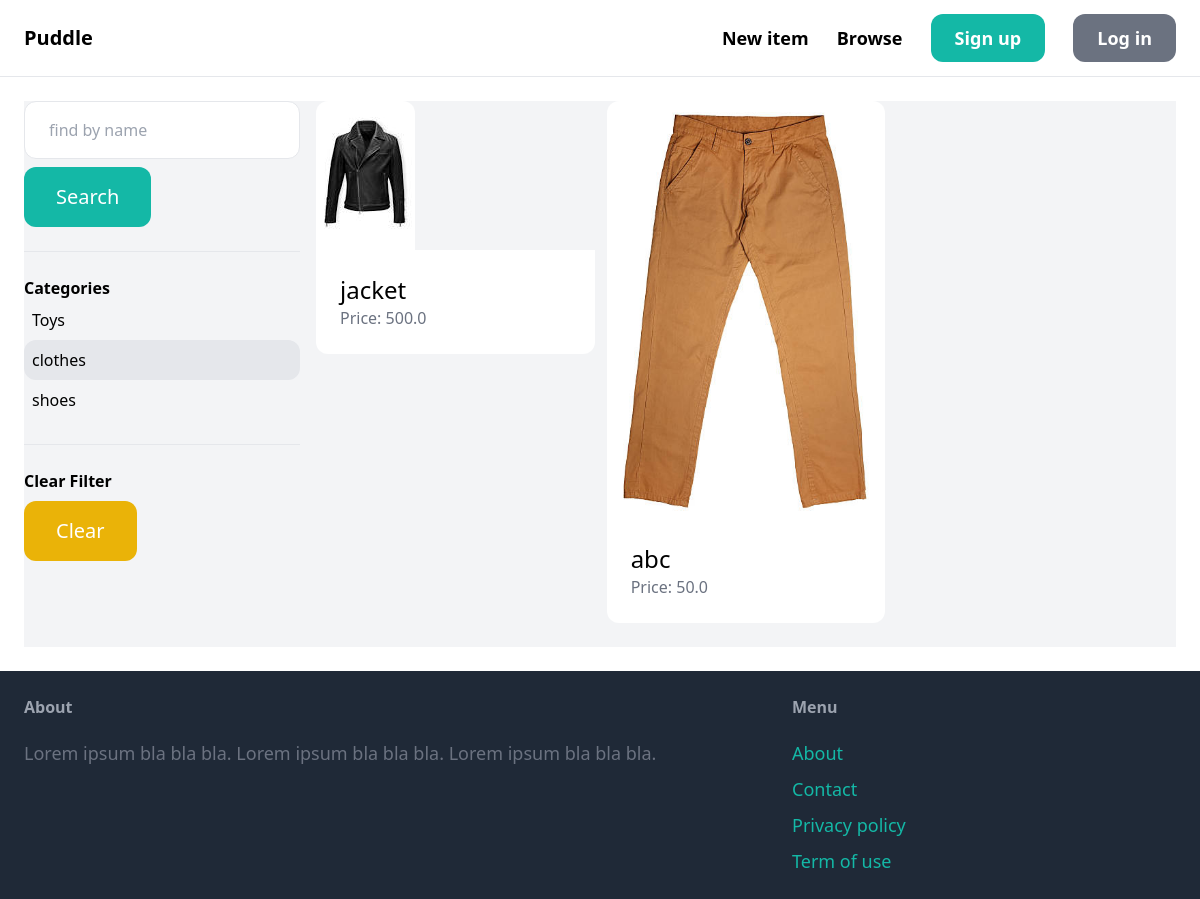
Screenshot of /items/?query=&category=5 with the database file from the repository.
### items/models.py (models this page shows, shortened)
class Category(models.Model):
    name = models.CharField(max_length=225)
    class Meta:
        ordering = ('name',)
        verbose_name_plural = 'Categories'

class Item(models.Model):
    category = models.ForeignKey(Category, on_delete=models.CASCADE, related_name="items")
    name = models.CharField(max_length=225)
    description = models.TextField(blank=True, null=True)
    price = models.FloatField()
    image = models.ImageField(upload_to='item_images', blank=True, null=True)
    is_sold = models.BooleanField(default=False)
    created_by = models.ForeignKey(User, on_delete=models.CASCADE, related_name='items')
    created_at = models.DateTimeField(auto_now_add=True)

### items/views.py (the view)
# urls.py: path("", items, name="items"),
def items(request):
    query = request.GET.get('query','')
    categories = Category.objects.all()
    category_id = request.GET.get('category', 0)
    items = Item.objects.filter(is_sold=False)
    if category_id:
        items = items.filter(category_id=category_id)
    if query:
        items = items.filter(Q(name__icontains = query) | Q(description__icontains = query))
    return render(request, 'item/items.html',{
        "items":items,
        'query':query,
        'categories':categories,
        "category_id":int(category_id)
    })

### templates/item/items.html (shortened to what this page needs)
{% extends 'core/base.html' %}
{% block body %}
<div class="pb-6 grid grid-cols-4 gap-4 bg-gray-100">
    <div class="col-span-1">
        <form method="get" action="{% url 'items:items'%}">
            <input name="query" class="w-full py-4 px-6 border rounded-xl" type="text" value="{{query}}" placeholder="find by name">
            <button class="mt-2 py-4 px-8 text-xl bg-teal-500 text-white rounded-xl">Search</button>
        </form>
        <hr class="my-6 ">
        <p class="font-semibold">Categories</p>
        <ul>
            {% for category in categories %}
                <li class="py-2 px-2 rounded-xl{% if category.id == category_id %} bg-gray-200{% endif %}">
                    <a href="{% url 'items:items' %}?query={{ query }}&category={{ category.id }}">{{ category.name }}</a>
                </li>
            {% endfor %}
        </ul>
        <hr class="my-6 ">
        <p class="font-semibold">Clear Filter</p>
        <ul>
            <li>
                <a href="{% url 'items:items'%}" class="mt-2 py-4 px-8  inline-block bg-yellow-500 text-xl rounded-xl text-white">Clear</a>
            </li>
        </ul>
    </div>
    <div class="col-span-3">
        <div class="grid grid-cols-3 gap-3">
            {% for item in items %}
                <div>
                    <a href="{% url 'items:detail' item.id%}">
                        <div>
                            <img src="{{ item.image.url }}"  class="rounded-t-xl" >
                        </div>
                        <div class="p-6 bg-white rounded-b-xl">
                            <h2 class="text-2xl">{{ item.name }}</h2>
                            <p class="text-gray-500">Price: {{ item.price }}</p>
                        </div>
                    </a>
                </div>
            {% endfor %}
        </div>
    </div>
</div>
{% endblock body %}

### rows the page displays
Category: name "Toys"
Category: name "clothes"
Category: name "shoes"
Item: image (picture), name "jacket", price "500.0"
Item: image (picture), name "abc", price "50.0"
